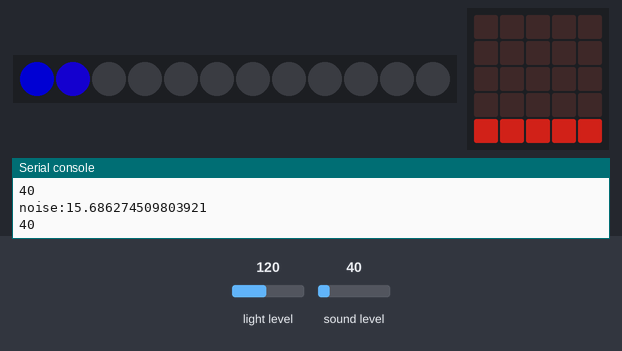
Simulated run of this program. Board: BBC micro:bit (MakeCode). On the bench: 12 RGB LEDs in strip order, left to right, the board's 5×5 LED display, the last lines printed to the serial console. Inputs (shaded band) come from the test bench; at power-on: sound level 40, light level 120. Dim RGB values are drawn brighter than linear.

Above: at 1.2 s.
1.3 s: sound level set to 5
At 1.6 s:
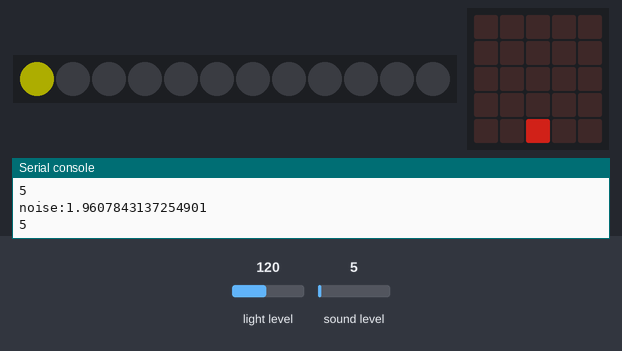
2.8 s: sound level set to 64
At 3.4 s:
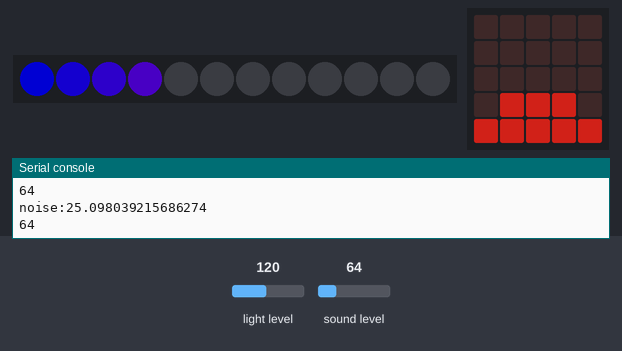
4.3 s: sound level set to 128
At 5.5 s:
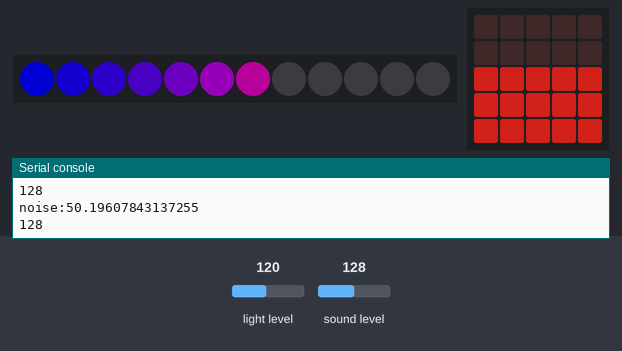
5.8 s: sound level set to 191
At 6.2 s:
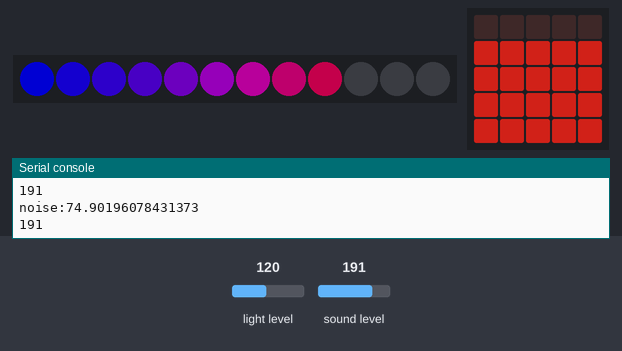
7.3 s: sound level set to 250
At 7.9 s:
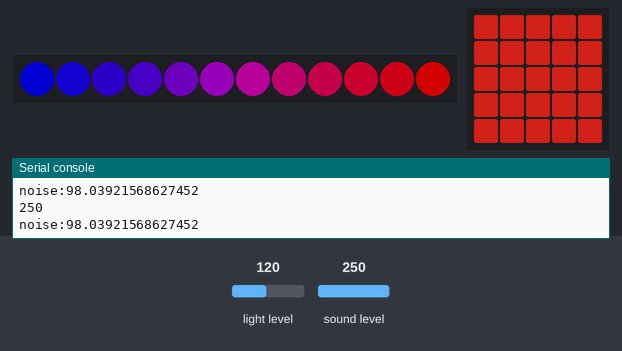
8.8 s: light level set to 5
At 9.8 s:
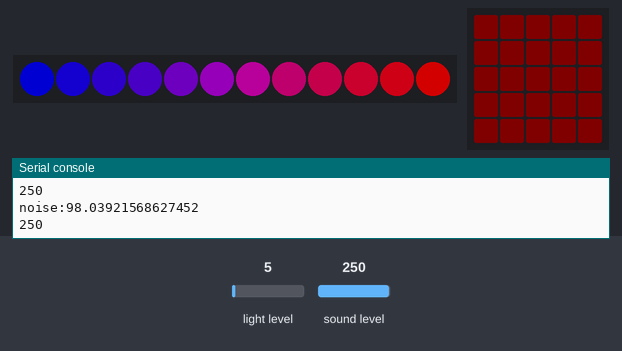
Timing chart, 0 to 11.3 s (numbered marks = the images above; inputs shaded):
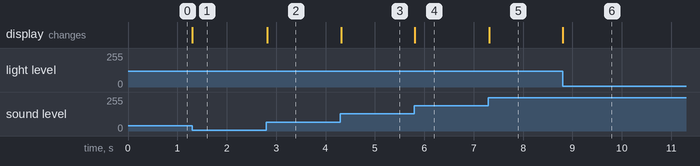

Measured:
- after the input at 1.3 s, the display: changes at once (image 1)
- after the input at 2.8 s, the display: changes at once (image 2)
- after the input at 4.3 s, the display: changes at once (image 3)
- after the input at 5.8 s, the display: changes at once (image 4)
- after the input at 7.3 s, the display: changes at once (image 5)
- after the input at 8.8 s, the display: changes at once (image 6)

The program:

main.ts
```typescript
function A灯噪音可视化 () {
    led.setBrightness(input.lightLevel())
    led.plotBarGraph(
    input.soundLevel(),
    255
    )
    strip.showBarGraph(input.soundLevel(), 255)
}
function reset () {
    strip = neopixel.create(DigitalPin.P15, 12, NeoPixelMode.RGB)
    strip.showRainbow(1, 360)
    basic.clearScreen()
}
let level = 0
let noise = 0
let strip: neopixel.Strip = null
reset()
basic.forever(function () {
    noise = Math.map(input.soundLevel(), 0, 255, 0, 100)
    level = Math.map(input.soundLevel(), 0, 255, 0, 180)
    serial.writeValue("noise", noise)
    A灯噪音可视化()
})
```

test.ts
```typescript
// 在此处测试；当此软件包作为插件使用时，将不会编译此软件包。
```
